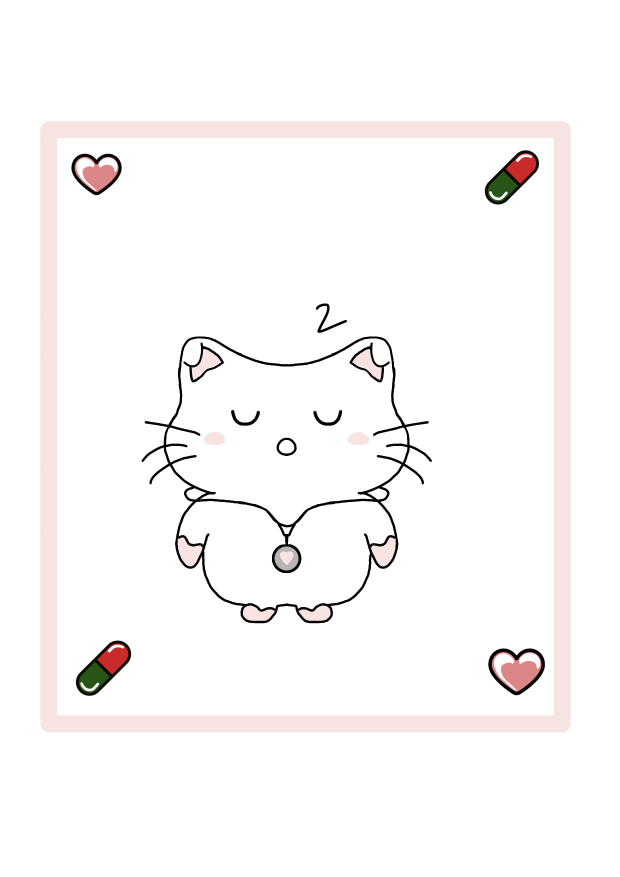
#> input picture tools/mascot_and_frames_design/State0-idle(1)/mascot - buddu_20260908135550.png, 1240 x 1754 px (shown at 1/2 size)
$ python -i gen_buddu_assets.py   (imports and definitions only)
#> lines starting #> are read from the running program, lines starting #| are printed output that depends on the picture; after the words box and inside, x2 and y2 are one past the last pixel; in counts of white or black regions, pixels touching at a corner belong together
#> further down, picture is the input picture: PIL image 1240x1754 RGB; mean R, G, B 250.3, 248.3, 248.1
#!/usr/bin/env python3
"""Generate compact firmware sprites from Abirami's original Buddu artwork.

The PNG files in tools/mascot_and_frames_design are the source of truth.  This
script never writes to them.  It validates all 23 files, records their hashes
in the generated output, and emits only the unique runtime artwork needed by
the 800x480 firmware.  Screen-only drawings (intro, home, keyboards and the
registration variants) are represented by firmware drawing code so controls
and entered values stay interactive.

Pillow is required by the generator only; the generated firmware has no image
library dependency.
"""

from __future__ import annotations

import argparse
import hashlib
from collections import deque
from dataclasses import dataclass
from pathlib import Path

from PIL import Image


ROOT = Path(__file__).resolve().parent
SOURCE_DIR = ROOT / "mascot_and_frames_design"
DEFAULT_OUTPUT = (
    ROOT.parent
    / "sessions/session_13/FSBL/Inc/ui/buddu_assets_data.inc"
)


# Every supplied drawing is deliberately listed.  Generation fails if the set
# changes, preventing a future asset refresh from silently dropping artwork.
ARTWORK_MANIFEST = (
    "State0-idle(1)/mascot - buddu_20260908135550.png",
    "State0-idle(1)/mascot - buddu_20260908135610.png",
    "Intro(2)/mascot - buddu_20260907193120.png",
    "(3)Home screen display/mascot - buddu_20260907195114.png",
    "(4) keyboard /mascot - buddu_20260908113716.png",
    "(4) keyboard /mascot - buddu_20260908113743.png",
    "(5) registration/mascot - buddu_20260908121900.png",
    "(5) registration/mascot - buddu_20260908121910.png",
    "(5) registration/mascot - buddu_20260908121924.png",
    "(5) registration/mascot - buddu_20260908121937.png",
    "(5) registration/mascot - buddu_20260908122959.png",
    "(6) registration confirmed GIF/mascot - buddu_20260908125734.png",
    "(6) registration confirmed GIF/mascot - buddu_20260908125745.png",
    "(7)Dispensing gif/mascot - buddu_20260908134713.png",
    "(7)Dispensing gif/mascot - buddu_20260908134707.png",
    "(7)Dispensing gif/mascot - buddu_20260908134659.png",
    "(7)Dispensing gif/mascot - buddu_20260908134649.png",
    "(8) collect pills/mascot - buddu_20260908141206.png",
    "(9) pill taken gif/mascot - buddu_20260908141459.png",
    "(9) pill taken gif/mascot - buddu_20260908141510.png",
    "(10) error message gif/mascot - buddu_20260908135418.png",
    "(10) error message gif/mascot - buddu_20260908135433.png",
    "(10) error message gif/mascot - buddu_20260908135451.png",
)


@dataclass(frozen=True)
class SpriteSpec:
    name: str
    source: str
    crop: tuple[int, int, int, int]
    fit: tuple[int, int]


# Crops contain artwork only.  Background removal uses an edge flood-fill,
# which preserves enclosed white areas such as Buddu's face and body.
SPRITES = (
    SpriteSpec("buddu_sleep0", ARTWORK_MANIFEST[0], (280, 500, 940, 1260), (245, 270)),
    SpriteSpec("buddu_sleep1", ARTWORK_MANIFEST[1], (280, 500, 940, 1260), (245, 270)),
    SpriteSpec("buddu_register", ARTWORK_MANIFEST[6], (135, 420, 490, 830), (190, 215)),
    SpriteSpec("buddu_registered0", ARTWORK_MANIFEST[11], (215, 410, 1025, 1260), (245, 275)),
    SpriteSpec("buddu_registered1", ARTWORK_MANIFEST[12], (215, 410, 1025, 1260), (245, 275)),
    # All four dispensing drawings have byte-identical cat pixels.  The
    # renderer draws their authored 0/1/2/3-dot progression around this one
    # shared pose, avoiding three duplicate bitmaps in the 511 KB ROM.
    SpriteSpec("buddu_dispense", ARTWORK_MANIFEST[13], (300, 285, 940, 850), (215, 200)),
    SpriteSpec("buddu_collect", ARTWORK_MANIFEST[17], (280, 300, 900, 950), (225, 225)),
    SpriteSpec("buddu_taken0", ARTWORK_MANIFEST[18], (215, 410, 1025, 1260), (245, 275)),
    SpriteSpec("buddu_taken1", ARTWORK_MANIFEST[19], (215, 410, 1025, 1260), (245, 275)),
    SpriteSpec("buddu_error0", ARTWORK_MANIFEST[20], (215, 600, 1025, 1260), (230, 210)),
    SpriteSpec("buddu_error1", ARTWORK_MANIFEST[21], (215, 600, 1025, 1260), (230, 210)),
    SpriteSpec("buddu_error2", ARTWORK_MANIFEST[22], (215, 600, 1025, 1260), (230, 210)),
)


# [18 lines left out: function validate_sources, not called in this run]


def is_canvas(rgb: tuple[int, int, int]) -> bool:
    return min(rgb) >= 244 and max(rgb) - min(rgb) <= 8


def remove_canvas(image: Image.Image) -> Image.Image:
    """Flood transparent canvas from crop edges while retaining white fill."""
    rgb = image.convert("RGB")
    w, h = rgb.size
#> w = 1240; h = 1754
    pixels = rgb.load()
    outside = bytearray(w * h)
    queue: deque[tuple[int, int]] = deque()

    def seed(x: int, y: int) -> None:
        i = y * w + x
        if not outside[i] and is_canvas(pixels[x, y]):
            outside[i] = 1
            queue.append((x, y))

    for x in range(w):
        seed(x, 0)
        seed(x, h - 1)
    for y in range(h):
        seed(0, y)
        seed(w - 1, y)

    while queue:
        x, y = queue.popleft()
        for nx, ny in ((x - 1, y), (x + 1, y), (x, y - 1), (x, y + 1)):
            if 0 <= nx < w and 0 <= ny < h:
                i = ny * w + nx
                if not outside[i] and is_canvas(pixels[nx, ny]):
                    outside[i] = 1
                    queue.append((nx, ny))

    rgba = rgb.convert("RGBA")
    alpha = Image.new("L", (w, h), 255)
#> alpha: PIL image 1240x1754 L; every value is 255
    alpha.putdata([0 if value else 255 for value in outside])
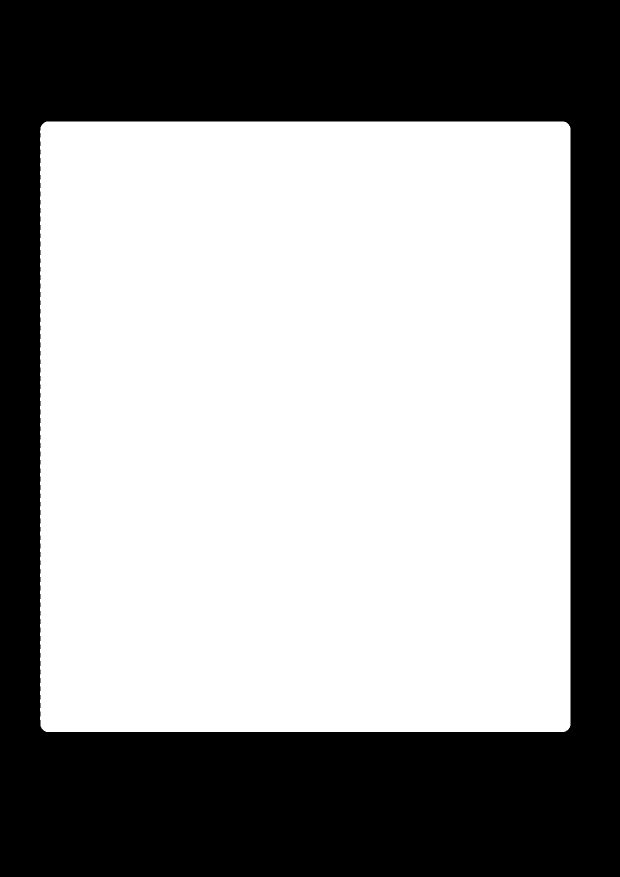
#> alpha: PIL image 1240x1754 L (shown at 1/2 size); 59.5% white; 1 black region, box (x1, y1, x2, y2) and area: (0, 0, 1240, 1754) 880401
    rgba.putalpha(alpha)
    bbox = alpha.getbbox()
#> bbox = (80, 243, 1141, 1464)
    if bbox is None:
        raise ValueError("crop contains no visible artwork")

    pad = 4
    left = max(0, bbox[0] - pad)
#> left = 76
    top = max(0, bbox[1] - pad)
#> top = 239
    right = min(w, bbox[2] + pad)
#> right = 1145
    bottom = min(h, bbox[3] + pad)
#> bottom = 1468
    return rgba.crop((left, top, right, bottom))
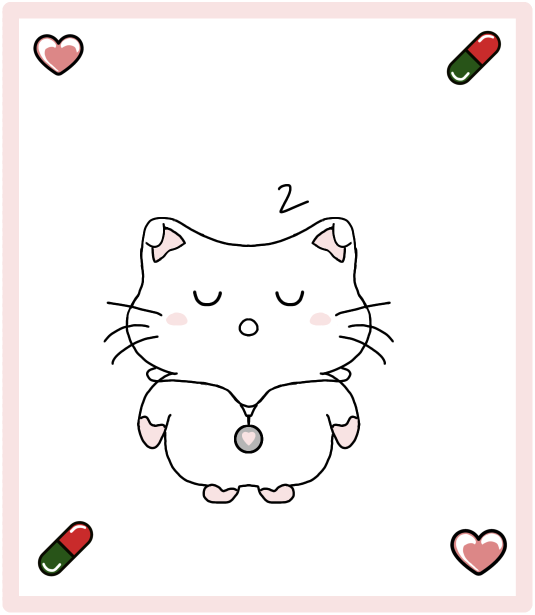
#> returned value: PIL image 1069x1229 RGBA (shown at 1/2 size); mean R, G, B, A 247.2, 243.9, 243.6, 251.3; transparent parts drawn white


# [4 lines left out: function fit_image, not called in this run]


def rgb565(rgb: tuple[int, int, int]) -> int:
    r, g, b = rgb
    return ((r >> 3) << 11) | ((g >> 2) << 5) | (b >> 3)


# [99 lines left out: functions quantize, rle_encode, c_array, generate, main, not called in this run]


# [2 lines not run here, left out]

>>> from PIL import Image
>>> picture = Image.open('mascot_and_frames_design/State0-idle(1)/mascot - buddu_20260908135550.png')
>>> result = remove_canvas(picture)
